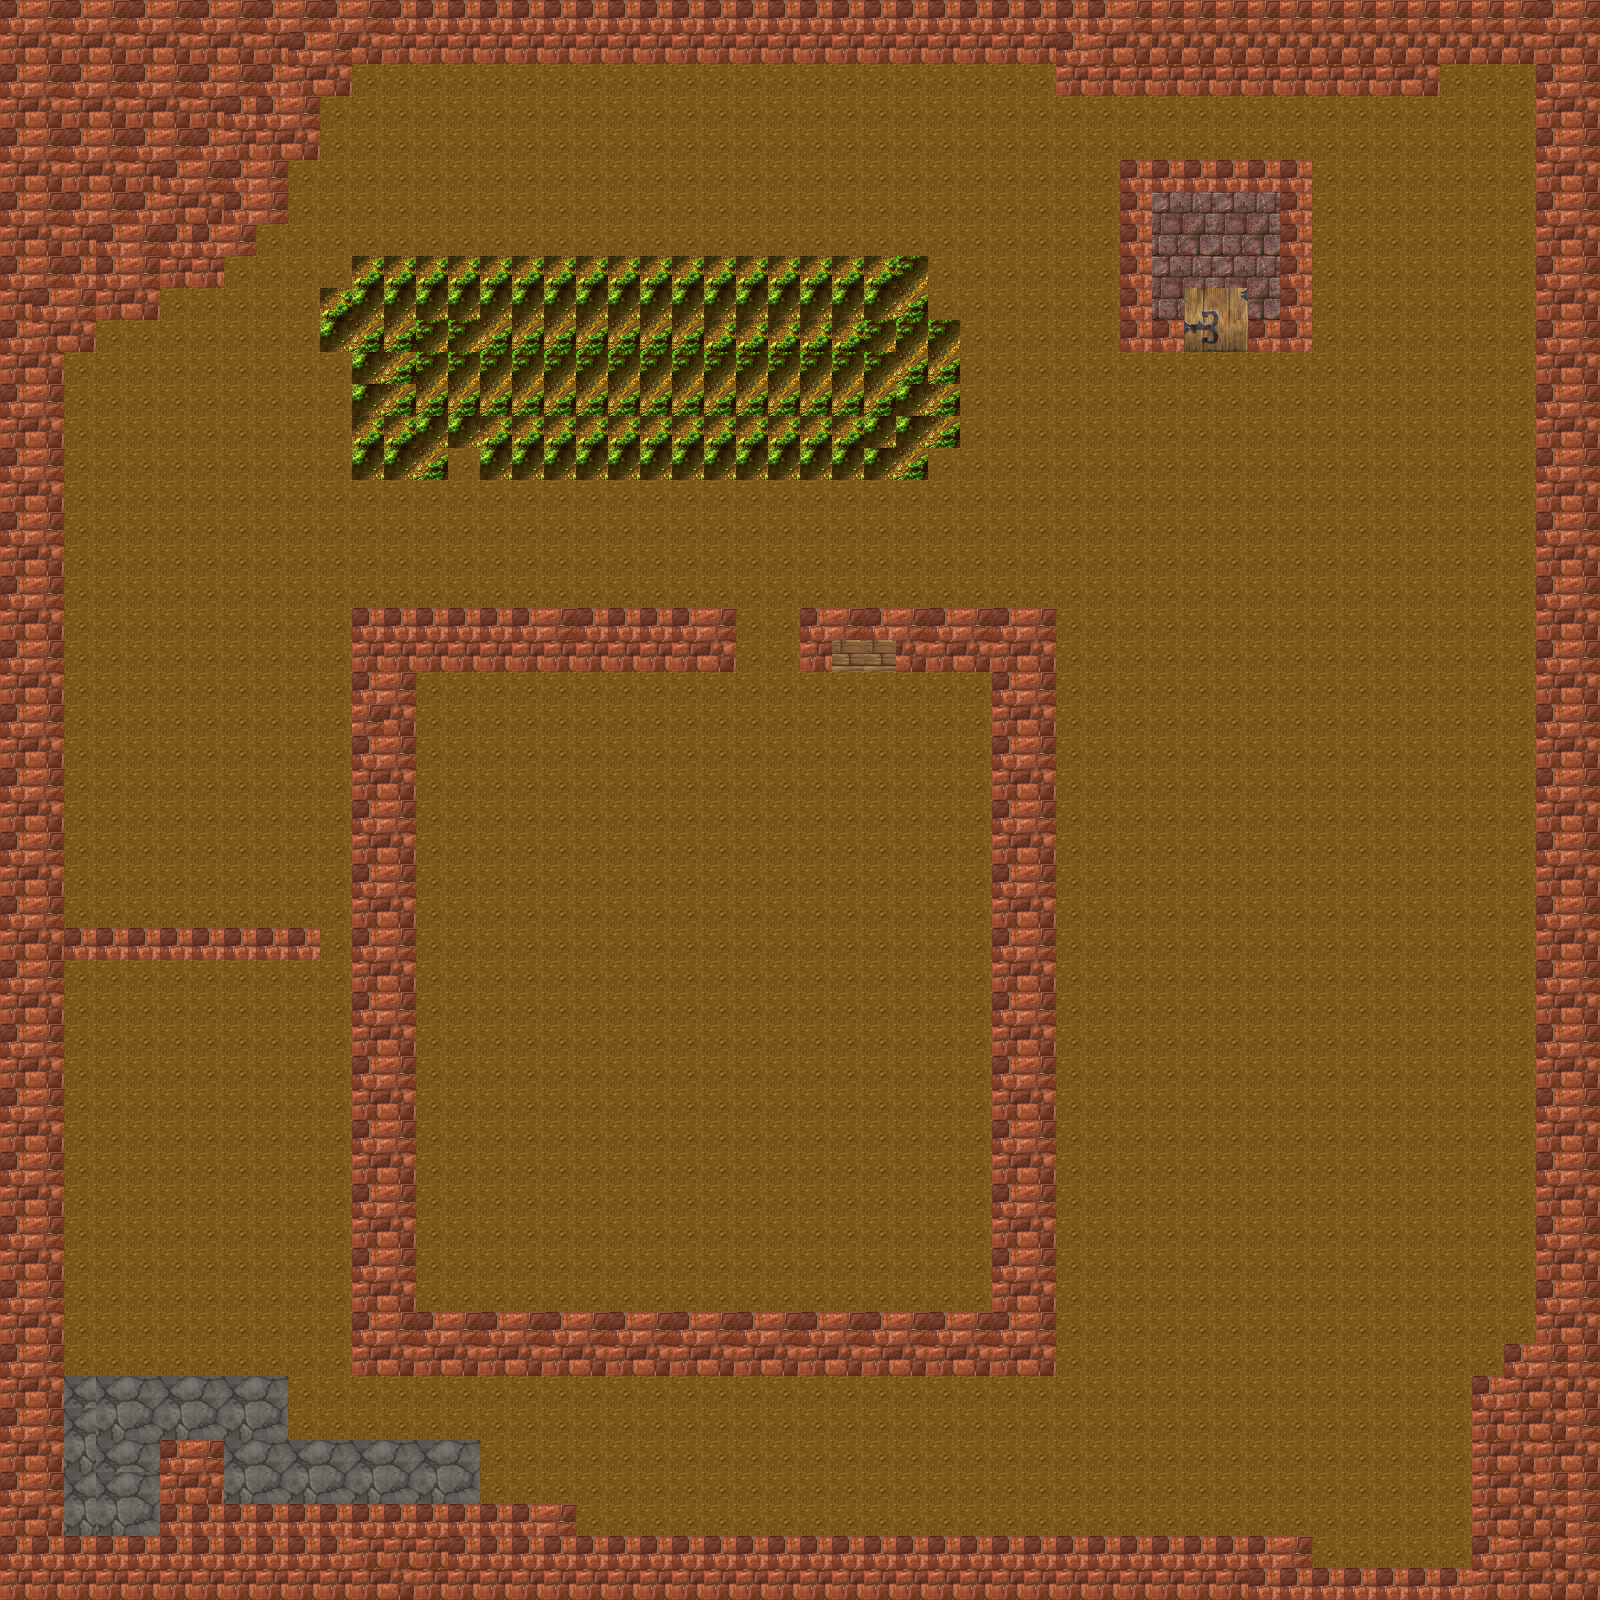

Below is a game level as drawn by its tile map, then a one-line description and the .tmx that defines it (tile-layer data replaced by summaries):
An orthogonal 50x50 tile map with 32x32 px tiles, 2 tile layers (Tile Layer 1, collision).

<map version="1.4" tiledversion="1.4.2" orientation="orthogonal" renderorder="right-down" compressionlevel="0" width="50" height="50" tilewidth="32" tileheight="32" infinite="0" nextlayerid="5" nextobjectid="1">
 <tileset firstgid="1" name="terrain" tilewidth="32" tileheight="32" tilecount="1024" columns="32">
  <image source="../img/terrain.png" width="1024" height="1024" />
  <tile id="14">
   <properties>
    <property name="collision" value="" />
   </properties>
  </tile>
  <tile id="15">
   <properties>
    <property name="collision" value="" />
   </properties>
  </tile>
  <tile id="46">
   <properties>
    <property name="collision" value="" />
   </properties>
  </tile>
  <tile id="47">
   <properties>
    <property name="collision" value="" />
   </properties>
  </tile>
  <tile id="322">
   <properties>
    <property name="door" value="" />
   </properties>
  </tile>
  <tile id="323">
   <properties>
    <property name="door" value="" />
   </properties>
  </tile>
  <tile id="332">
   <properties>
    <property name="grass" value="" />
   </properties>
  </tile>
  <tile id="333">
   <properties>
    <property name="grass" value="" />
   </properties>
  </tile>
  <tile id="336">
   <properties>
    <property name="collision" value="" />
   </properties>
  </tile>
  <tile id="354">
   <properties>
    <property name="door" value="" />
   </properties>
  </tile>
  <tile id="355">
   <properties>
    <property name="door" value="" />
   </properties>
  </tile>
  <tile id="364">
   <properties>
    <property name="grass" value="" />
   </properties>
  </tile>
  <tile id="365">
   <properties>
    <property name="grass" value="" />
   </properties>
  </tile>
  <tile id="386">
   <properties>
    <property name="door" value="" />
   </properties>
  </tile>
  <tile id="387">
   <properties>
    <property name="door" value="" />
   </properties>
  </tile>
  <tile id="418">
   <properties>
    <property name="door" value="" />
   </properties>
  </tile>
  <tile id="419">
   <properties>
    <property name="door" value="" />
   </properties>
  </tile>
 </tileset>
 <layer id="1" name="Tile Layer 1" width="50" height="50">
  <data>[2500 cells, 2500 non-empty, 24 distinct tile ids]</data>
 </layer>
 <layer id="4" name="collision" width="50" height="50">
  <data>[2500 cells, 3 non-empty, 1 distinct tile ids]</data>
 </layer>
</map>
